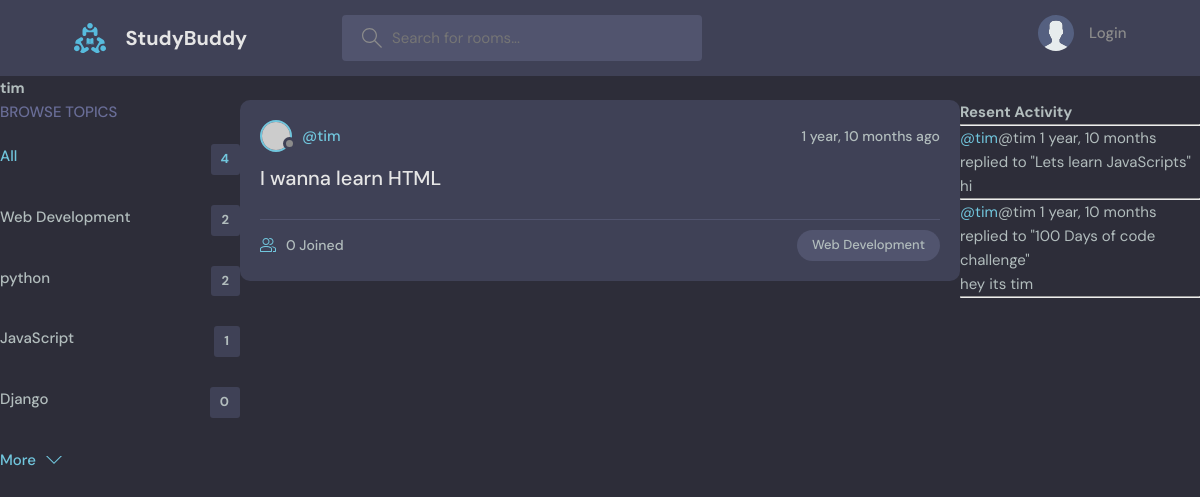
Screenshot of /profile/3/ with the database file from the repository.
### base/models.py (models this page shows, shortened)
class Topic(models.Model):
    name = models.CharField(max_length=200)

class Room(models.Model):
    host = models.ForeignKey(User, on_delete=models.SET_NULL, null=True)
    topic = models.ForeignKey(Topic, on_delete=models.SET_NULL, null=True)
    name = models.CharField(max_length=200)
    description = models.TextField(null=True, blank=True)
    participants = models.ManyToManyField(User, related_name='participants', blank=True)
    updated = models.DateTimeField(auto_now=True)
    created = models.DateTimeField(auto_now_add=True)
    class Meta:
        ordering = ['-updated' , '-created']
    def __str__(self):
        return self.name

class Message(models.Model) :
    user = models.ForeignKey(User, on_delete=models.CASCADE)
    room = models.ForeignKey(Room ,on_delete=models.CASCADE)
    body = models.TextField()
    updated = models.DateTimeField(auto_now=True)
    created = models.DateTimeField(auto_now_add=True)
    class Meta:
        ordering = ['-updated' , '-created']
    def __str__(self):
        return self.body[0:50]

### base/views.py (the view)
# urls.py: path('profile/<str:pk>/', views.userProfile, name='user-profile'),
def userProfile(request , pk):
    user = User.objects.get(id=pk)
    rooms = user.room_set.all()
    room_messages = user.message_set.all()
    topics = Topic.objects.all()
    context = {'user' : user, 'rooms' : rooms, 'room_messages' : room_messages, 'topics' : topics}
    return render(request, 'base/profile.html', context)

### base/templates/base/profile.html (shortened to what this page needs)
{% extends 'main.html' %}
{% block content %}
<h1>{{user.username}}</h1>
<div class="profile-container">
    <div>
        {% include 'base/topics_component.html' %}
    </div>
    <div>
        {% include 'base/feed_component.html' %}
    </div>
    <div>
        {% include 'base/activity_component.html' %}
    </div>
</div>
{% endblock content %}

### base/templates/base/topics_component.html
    <div class="topics">
        <div class="topics__header">
          <h2>Browse Topics</h2>
        </div>
        <ul class="topics__list">
            <li>
                <a href="{% url 'home' %}" class="active">All <span>{{topics.count}}</span></a>
            </li>
            {% for topic in topics %}
            <li>
                <a href="{% url 'home' %}?q={{topic.name}}">{{topic.name}}<span>{{topic.room_set.all.count}}</span></a>
            </li>
            {% endfor %}
        </ul>
        <a class="btn btn--link" href="topics.html">
          More
          <svg version="1.1" xmlns="http://www.w3.org/2000/svg" width="32" height="32" viewBox="0 0 32 32">
            <title>chevron-down</title>
            <path d="M16 21l-13-13h-3l16 16 16-16h-3l-13 13z"></path>
          </svg>
        </a>
      </div>

### base/templates/base/feed_component.html (shortened to what this page needs)
{% for room in rooms %}
<div class="roomListRoom">
    <div class="roomListRoom__header">
      <a href="{% url 'user-profile' room.host.id %}" class="roomListRoom__author">
        <div class="avatar avatar--small">
          <img src="https://randomuser.me/api/portraits/women/11.jpg" />
        </div>
        <span>@{{room.host.username}}</span>
      </a>
      <div class="roomListRoom__actions">
        <span>{{room.created|timesince}} ago</span>
      </div>
    </div>
    <div class="roomListRoom__content">
      <a href="{% url 'room' room.id %}">{{room.name}}</a>
    </div>
    <div class="roomListRoom__meta">
      <a href="{% url 'room' room.id %}" class="roomListRoom__joined">
        {{room.participants.all.count}} Joined
      </a>
      <p class="roomListRoom__topic">{{room.topic.name}}</p>
    </div>
</div>
{% endfor %}

### base/templates/base/activity_component.html (shortened to what this page needs)
<h3>Resent Activity</h3>
<hr>
{% for message in room_messages %}
    <div>
        <small><a href="{% url 'user-profile' message.user.id %}">@{{message.user}}</a>@{{message.user}} {{message.created|timesince}}</small>
        <small>replied to "{{message.room}}"</small>
        <p>{{message}}</p>
        <hr>
    </div>
{% endfor %}

### static/styles/style.css (style rules this page uses)
:root { --color-main: #71c6dd; --color-main-light: #e1f6fb; --color-dark: #3f4156; --color-dark-medium: #51546e; --color-dark-light: #696d97; --color-light: #e5e5e5; --color-gray: #8b8b8b; --color-light-gray: #b2bdbd; --color-bg: #2d2d39; --color-success: #5dd693; --color-error: #fc4b0b; }
* { font-family: "DM Sans", -apple-system, BlinkMacSystemFont, "Segoe UI", Roboto, Oxygen, Ubuntu, Cantarell, "Open Sans", "Helvetica Neue", sans-serif; margin: 0; padding: 0; box-sizing: border-box; text-rendering: optimizeLegibility; font-size: inherit; }
html { font-size: 56.25%; }
@media only screen and (min-width: 1200px) { html { font-size: 62.5%; } }
body { line-height: 1.6; font-weight: 400; font-size: 1.5rem; color: var(--color-light-gray); background-color: var(--color-bg); min-height: 100vh; }
img { width: 100%; }
a { display: inline-block; color: var(--color-main); text-decoration: none; }
.btn { background-color: transparent; border: none; display: inline-flex; align-items: center; gap: 1rem; cursor: pointer; transition: all ease-in-out 0.3s; padding: 1rem 2rem; border-radius: 5px; box-shadow: 1px 1px 3px 1px rgba(0, 0, 0, 0.15); font-weight: 500; }
.btn--link { border-radius: 0; padding: 0; color: var(--color-main); box-shadow: none; }
.btn > svg { fill: currentColor; width: 1.6rem; height: 1.6rem; }
.avatar { position: relative; display: inline-block; border-radius: 50%; border: 2px solid var(--color-main); }
.avatar img { display: block; border-radius: 50%; object-fit: cover; object-position: center; }
.avatar::after { content: ""; display: block; position: absolute; background-color: var(--color-gray); z-index: 111; border-radius: 50%; border: 0.3rem solid var(--color-dark); }
.avatar.avatar--small img { width: 2.8rem; height: 2.8rem; }
.avatar.avatar--small:after { width: 0.7rem; height: 0.7rem; bottom: 0px; right: -6px; }
.topics__header { margin-bottom: 2rem; }
.topics__header h2 { text-transform: uppercase; font-weight: 500; color: var(--color-dark-light); }
.topics__list { list-style: none; }
.topics__list li a { display: flex; justify-content: space-between; margin-bottom: 3rem; font-weight: 500; color: var(--color-light-gray); transition: all 0.3s ease-in-out; }
.topics__list li a.active, .topics__list li a:hover { color: var(--color-main); }
.topics__list li a span { padding: 0.5rem 1rem; background-color: var(--color-dark); border-radius: 3px; font-size: 1.3rem; font-weight: 700; letter-spacing: 1px; }
.roomListRoom { margin-bottom: 2.4rem; background-color: var(--color-dark); border-radius: 1rem; padding: 2rem; }
.roomListRoom__header { display: flex; justify-content: space-between; align-items: center; }
.roomListRoom__author { font-weight: 500; display: flex; align-items: center; gap: 1rem; }
.roomListRoom__actions { display: flex; align-items: flex-start; gap: 1rem; position: relative; }
.roomListRoom__actions span { font-size: 1.4rem; font-weight: 500; }
.roomListRoom__content { margin: 1rem 0; }
.roomListRoom__content a { font-size: 2rem; font-weight: 500; margin-bottom: 1.5rem; color: var(--color-light); transition: all 0.3s ease-in-out; }
.roomListRoom__meta { border-top: 1px solid var(--color-dark-medium); padding-top: 1rem; display: flex; align-items: center; justify-content: space-between; }
.roomListRoom__joined { color: var(--color-light-gray); display: flex; align-items: center; gap: 1rem; font-size: 1.4rem; font-weight: 500; }
.roomListRoom__joined svg { fill: var(--color-main); width: 1.6rem; height: 1.6rem; }
.roomListRoom__topic { padding: 5px 1.5rem; background-color: var(--color-dark-medium); border-radius: 5rem; font-weight: 500; font-size: 1.3rem; }

### base/templates/base/profile.html (style rules this page uses)
.profile-container { display:grid; grid-template-columns : 1fr 3fr 1fr; }

### rows the page displays
Topic: name "Web Development", room_set.all.count "2"
Topic: name "python", room_set.all.count "2"
Topic: name "JavaScript", room_set.all.count "1"
Topic: name "Django", room_set.all.count "0"
Room: host.username "tim", created "1 year, 10 months", name "I wanna learn HTML", participants.all.count "0", topic.name "Web Development"
Message: user "tim", created "1 year, 10 months", room "Lets learn JavaScripts", body "hi"
Message: user "tim", created "1 year, 10 months", room "100 Days of code challenge", body "hey its tim"

### other values shown
{{ user.username }} "tim"
{{ topics.count }} "4"
